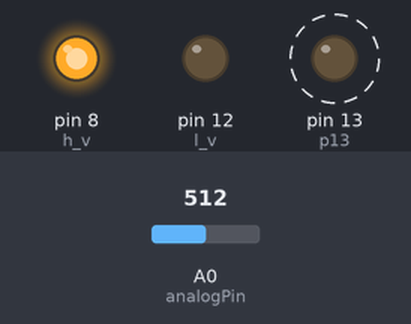
The sketch below on a simulated Arduino Uno, built with avr-gcc and run on an emulated ATmega328P. On the bench: output pins drawn as LEDs (lit = HIGH). Dashed ring = blinking. The inputs (shaded band) are chosen by the test bench; at power-on: A0 (analogPin) = 512. What the sketch prints to the serial monitor is not drawn.

Above: at 1.2 s.
1.3 s: A0 (analogPin) set to 716
3.0 s: A0 (analogPin) set to 810
Timing chart, 0 to 11.5 s (numbered marks = the images above; inputs shaded):
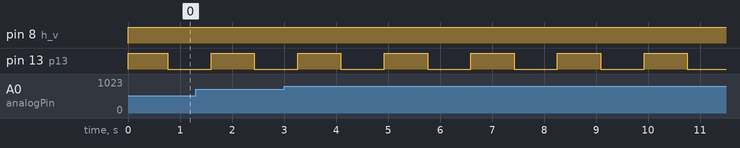

Measured:
- by itself, pin 13 (p13): alternates HIGH for 0.83 s and LOW for 0.83 s

The sketch:

sketch_may08a.ino
```cpp
const int analogPin = A0;
int counter = 0;
int h_v = 8;
int l_v = 12;
const float pi = 3.14159267;
float ff = 0.0;
int p13 = 13;
int inc = 1;

void setup() {
  //Setup serial connection
  Serial.begin(9600);
  pinMode(h_v, OUTPUT);
  pinMode(l_v, OUTPUT);
  pinMode(p13, OUTPUT);
}

void loop() {
  //generateSineWave();
  generateSquareWave();

  digitalWrite(h_v, HIGH);
  digitalWrite(l_v, LOW);
  float val = analogRead(analogPin);
  Serial.write((int) val);
  //Serial.println(val);
}


void serialDoubleWrite(double d) {
  byte * b = (byte *) &d;
  //Serial.print("d:");
  Serial.write(b,4);

}

void generateSquareWave(){
  if(counter > 800){

    digitalWrite(p13, LOW);
    if(counter > 1600){
      counter = 0;
    }
  }else{
    digitalWrite(p13, HIGH);
  }

  counter++;
}

void generateSineWave(){
   Serial.write((int)sin(ff) * 100);
   ff += 0.1;
}
```
